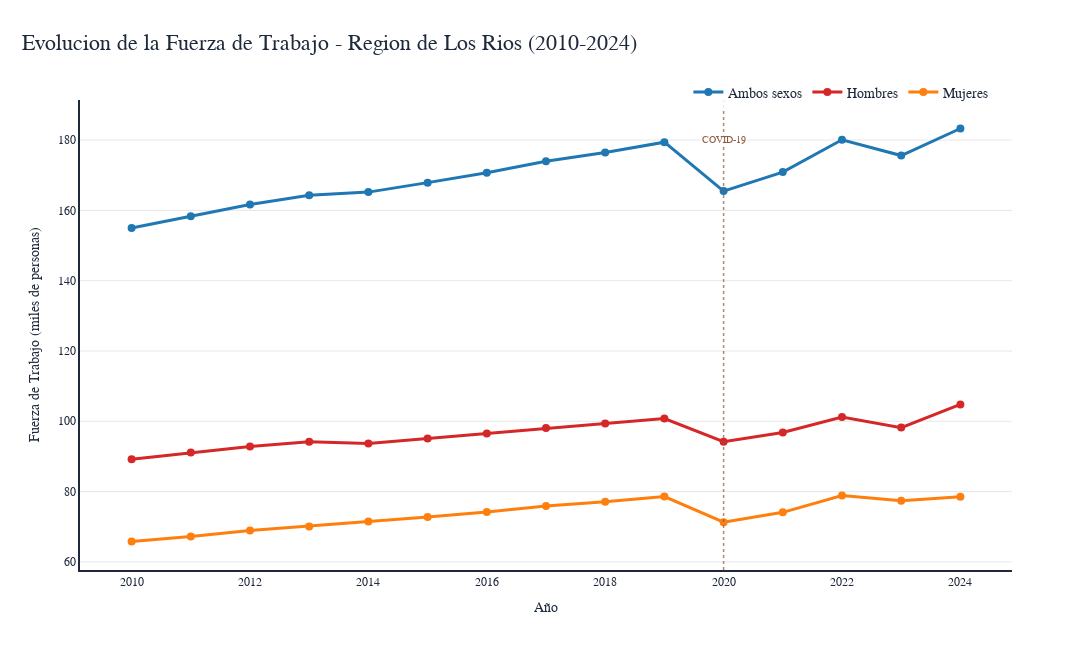

The cell this chart's notebook holds for it:
### Code cell
# Create temporal evolution chart with CORRECTED data
yearly_data = clean_data.groupby(['año', 'sexo'])['value'].mean().reset_index()

fig = go.Figure()

# Add lines for each gender with The Economist style
for sexo in ['Ambos sexos', 'Hombres', 'Mujeres']:
    data_sexo = yearly_data[yearly_data['sexo'] == sexo]
    
    fig.add_trace(go.Scatter(
        x=data_sexo['año'],
        y=data_sexo['value'],
        mode='lines+markers',
        name=sexo,
        line=dict(color=economist_colors_temporal[sexo], width=3),
        marker=dict(size=8, color=economist_colors_temporal[sexo]),
        hovertemplate=f'<b>{sexo}</b><br>' +
                      'Año: %{x}<br>' +
                      'Fuerza de Trabajo: %{y:.1f} miles<br>' +
                      '<extra></extra>'
    ))

# Add elegant minimalist annotation for COVID-19
fig.add_vline(
    x=2020, 
    line=dict(color="#8b5a3c", width=1.5, dash="dot"),
    opacity=0.7
)

fig.add_annotation(
    x=2020,
    y=180,  # Fixed position at top of chart
    text="COVID-19",
    showarrow=False,
    font=dict(
        family=font_config['family'], 
        size=10, 
        color="#8b5a3c"
    ),
    bgcolor="rgba(255,255,255,0.8)",
    bordercolor="rgba(0,0,0,0)",
    xanchor="center"
)

# Apply The Economist style
fig.update_layout(
    title={
        'text': 'Evolucion de la Fuerza de Trabajo - Region de Los Rios (2010-2024)',
        'x': 0.02,
        'font': {'size': font_config['title_size'], 'family': font_config['family'], 'color': font_config['color']},
        'xanchor': 'left'
    },
    xaxis_title='Año',
    yaxis_title='Fuerza de Trabajo (miles de personas)',
    hovermode='x unified',
    width=1100,
    height=650,
    showlegend=True,
    legend=dict(
        orientation="h",
        yanchor="top",
        y=1.05,
        xanchor="right",
        x=0.98,
        bgcolor="rgba(255,255,255,0.85)",
        bordercolor="rgba(0,0,0,0)",
        borderwidth=0,
        font=dict(family=font_config['family'], color=font_config['color'], size=font_config['legend_size'])
    ),
    plot_bgcolor=layout_config['plot_bgcolor'],
    paper_bgcolor=layout_config['paper_bgcolor'],
    font=dict(family=font_config['family'], color=font_config['color']),
    xaxis=dict(
        title=dict(font=dict(family=font_config['family'], color=font_config['color'], size=font_config['axis_size'])),
        tickfont=dict(family=font_config['family'], color=font_config['color'], size=12),
        showgrid=False,
        gridcolor=layout_config['grid_color'],
        gridwidth=1,
        showline=True,
        linecolor=layout_config['line_color'],
        linewidth=2,
        tick0=2010,
        dtick=2
    ),
    yaxis=dict(
        title=dict(font=dict(family=font_config['family'], color=font_config['color'], size=font_config['axis_size'])),
        tickfont=dict(family=font_config['family'], color=font_config['color'], size=12),
        showgrid=True,
        gridcolor=layout_config['grid_color'],
        gridwidth=1,
        showline=True,
        linecolor=layout_config['line_color'],
        linewidth=2
    )
)

fig.show()

### Figure 1 — Plotly figure (JSON) as saved in the notebook; plotly's stock layout.template omitted (floating-point values rounded to 4 significant figures)
{"data": [{"hovertemplate": "<b>Ambos sexos</b><br>Año: %{x}<br>Fuerza de Trabajo: %{y:.1f} miles<br><extra></extra>", "line": {"color": "#1f77b4", "width": 3}, "marker": {"color": "#1f77b4", "size": 8}, "mode": "lines+markers", "name": "Ambos sexos", "type": "scatter", "x": [2010, 2011, 2012, 2013, 2014, 2015, 2016, 2017, 2018, 2019, 2020, 2021, 2022, 2023, 2024], "y": [155, 158.3, 161.7, 164.3, 165.2, 167.9, 170.7, 174, 176.5, 179.4, 165.5, 170.9, 180.1, 175.6, 183.3]}, {"hovertemplate": "<b>Hombres</b><br>Año: %{x}<br>Fuerza de Trabajo: %{y:.1f} miles<br><extra></extra>", "line": {"color": "#d62728", "width": 3}, "marker": {"color": "#d62728", "size": 8}, "mode": "lines+markers", "name": "Hombres", "type": "scatter", "x": [2010, 2011, 2012, 2013, 2014, 2015, 2016, 2017, 2018, 2019, 2020, 2021, 2022, 2023, 2024], "y": [89.2, 91.1, 92.8, 94.2, 93.7, 95.1, 96.5, 98.1, 99.4, 100.8, 94.2, 96.8, 101.2, 98.2, 104.8]}, {"hovertemplate": "<b>Mujeres</b><br>Año: %{x}<br>Fuerza de Trabajo: %{y:.1f} miles<br><extra></extra>", "line": {"color": "#ff7f0e", "width": 3}, "marker": {"color": "#ff7f0e", "size": 8}, "mode": "lines+markers", "name": "Mujeres", "type": "scatter", "x": [2010, 2011, 2012, 2013, 2014, 2015, 2016, 2017, 2018, 2019, 2020, 2021, 2022, 2023, 2024], "y": [65.8, 67.2, 68.9, 70.1, 71.5, 72.8, 74.2, 75.9, 77.1, 78.6, 71.3, 74.1, 78.9, 77.4, 78.5]}], "layout": {"annotations": [{"bgcolor": "rgba(255,255,255,0.8)", "bordercolor": "rgba(0,0,0,0)", "font": {"color": "#8b5a3c", "family": "Georgia, serif", "size": 10}, "showarrow": false, "text": "COVID-19", "x": 2020, "xanchor": "center", "y": 180}], "font": {"color": "#1e293b", "family": "Georgia, serif"}, "height": 650, "hovermode": "x unified", "legend": {"bgcolor": "rgba(255,255,255,0.85)", "bordercolor": "rgba(0,0,0,0)", "borderwidth": 0, "font": {"color": "#1e293b", "family": "Georgia, serif", "size": 14}, "orientation": "h", "x": 0.98, "xanchor": "right", "y": 1.05, "yanchor": "top"}, "paper_bgcolor": "white", "plot_bgcolor": "white", "shapes": [{"line": {"color": "#8b5a3c", "dash": "dot", "width": 1.5}, "opacity": 0.7, "type": "line", "x0": 2020, "x1": 2020, "xref": "x", "y0": 0, "y1": 1, "yref": "y domain"}], "showlegend": true, "title": {"font": {"color": "#1e293b", "family": "Georgia, serif", "size": 22}, "text": "Evolucion de la Fuerza de Trabajo - Region de Los Rios (2010-2024)", "x": 0.02, "xanchor": "left"}, "width": 1100, "xaxis": {"dtick": 2, "gridcolor": "#e5e7eb", "gridwidth": 1, "linecolor": "#1e293b", "linewidth": 2, "showgrid": false, "showline": true, "tick0": 2010, "tickfont": {"color": "#1e293b", "family": "Georgia, serif", "size": 12}, "title": {"font": {"color": "#1e293b", "family": "Georgia, serif", "size": 14}, "text": "Año"}}, "yaxis": {"gridcolor": "#e5e7eb", "gridwidth": 1, "linecolor": "#1e293b", "linewidth": 2, "showgrid": true, "showline": true, "tickfont": {"color": "#1e293b", "family": "Georgia, serif", "size": 12}, "title": {"font": {"color": "#1e293b", "family": "Georgia, serif", "size": 14}, "text": "Fuerza de Trabajo (miles de personas)"}}}}
